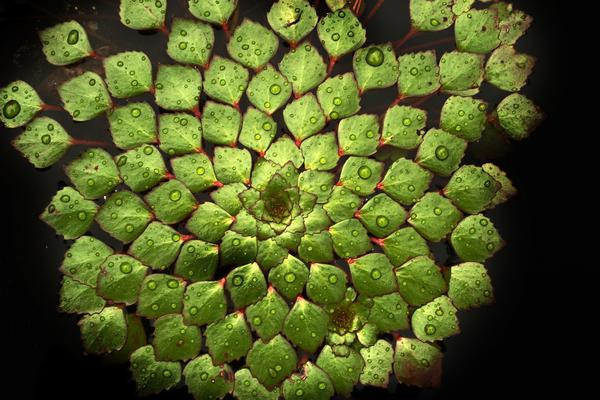
#> input picture test-image-cover.jpeg, 600 x 400 px
$ python watermark.py
#> lines starting #> are read from the running program, lines starting #| are printed output that depends on the picture; after the words box and inside, x2 and y2 are one past the last pixel; in counts of white or black regions, pixels touching at a corner belong together
from PIL import Image, ImageDraw
def main():
    # Open the original image
    main = Image.open("test-image-cover.jpeg")
#> main is the input picture: PIL image 600x400 RGB; mean R, G, B 77.5, 86.5, 34.5

    # Create a new image for the watermark with an alpha layer (RGBA)
    #  the same size as the original image
    watermark = Image.new("RGBA", main.size)
#> watermark: PIL image 600x400 RGBA; every value is 0
    # Get an ImageDraw object so we can draw on the image
    waterdraw = ImageDraw.ImageDraw(watermark, "RGBA")
    # Place the text at (10, 10) in the upper left corner. Text will be white.
    waterdraw.text((100, 100), "My Python Project")

    # Get the watermark image as grayscale and fade the image
    # See <http://www.pythonware.com/library/pil/handbook/image.htm#Image.point>
    #  for information on the point() function
    # Note that the second parameter we give to the min function determines
    #  how faded the image will be. That number is in the range [0, 256],
    #  where 0 is black and 256 is white. A good value for fading our white
    #  text is in the range [100, 200].
    watermask = watermark.convert("L").point(lambda x: min(x, 100))
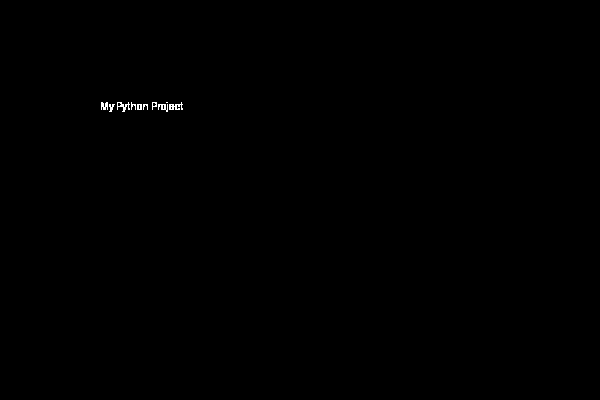
#> watermask: PIL image 600x400 L; values 0 (black) and 100 (white), 0.14% white in thin lines or dots, all inside (x1, y1, x2, y2) = (101, 102, 183, 112)
    # Apply this mask to the watermark image, using the alpha filter to
    #  make it transparent
    watermark.putalpha(watermask)

    # Paste the watermark (with alpha layer) onto the original image and save it
    main.paste(watermark, None, watermark)
    main.save("12volt-watermarked.jpg", "JPEG")

main()
